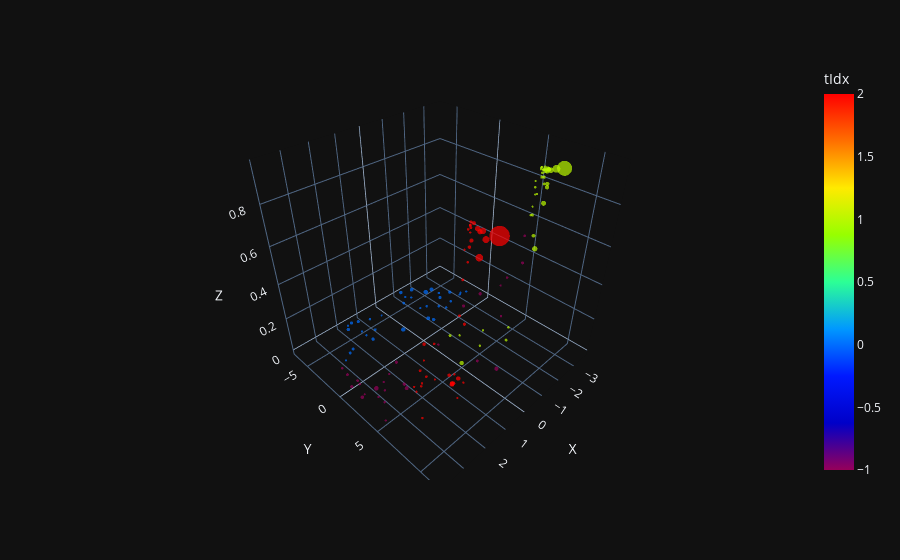

Notebook cell for this chart:
### Code cell
import hdbscan
clusterer = hdbscan.HDBSCAN(min_cluster_size=10, min_samples=10, cluster_selection_epsilon=0.1)
from time import time
t0 = time()
cluster_labels = clusterer.fit_predict(norm_coords)
t1 = time()
print(t1 - t0)
plot_coordinates(result["pred"][filt, 1:4], result["pt"][filt], torch.tensor(cluster_labels)).show()

### Figure 1 — Plotly figure (JSON) as saved in the notebook; plotly's stock layout.template omitted (floating-point values rounded to 4 significant figures; data arrays with more than 128 entries replaced by an {"elided": "..."} marker saying what was removed)
{"data": [{"hovertemplate": "X=%{x}<br>Y=%{y}<br>Z=%{z}<br>pt=%{marker.size}<br>tIdx=%{marker.color}<extra></extra>", "legendgroup": "", "marker": {"color": {"elided": "141 float values"}, "coloraxis": "coloraxis", "size": {"elided": "141 float values"}, "sizemode": "area", "sizeref": 0.1405, "symbol": "circle", "line": {"width": 0}}, "mode": "markers", "name": "", "scene": "scene", "showlegend": false, "x": {"elided": "141 float values"}, "y": {"elided": "141 float values"}, "z": {"elided": "141 float values"}, "type": "scatter3d"}], "layout": {"scene": {"domain": {"x": [0.0, 1.0], "y": [0.0, 1.0]}, "xaxis": {"title": {"text": "X"}}, "yaxis": {"title": {"text": "Y"}}, "zaxis": {"title": {"text": "Z"}}}, "coloraxis": {"colorbar": {"title": {"text": "tIdx"}}, "colorscale": [[0.0, "rgb(150,0,90)"], [0.125, "rgb(0,0,200)"], [0.25, "rgb(0,25,255)"], [0.375, "rgb(0,152,255)"], [0.5, "rgb(44,255,150)"], [0.625, "rgb(151,255,0)"], [0.75, "rgb(255,234,0)"], [0.875, "rgb(255,111,0)"], [1.0, "rgb(255,0,0)"]]}, "legend": {"tracegroupgap": 0, "itemsizing": "constant"}, "margin": {"t": 60}}}
